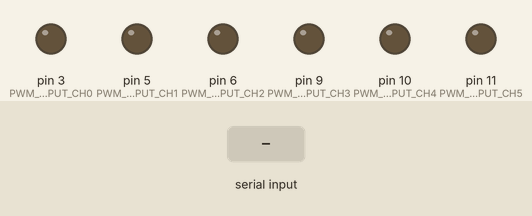
This sketch was run on a simulated Arduino Nano, built with avr-gcc and run on an emulated ATmega328P. On the bench: output pins drawn as LEDs (lit = HIGH). The inputs (shaded band) are chosen by the test bench. EEPROM starts erased.

Above: at 0.1 s.
At 1.6 s:
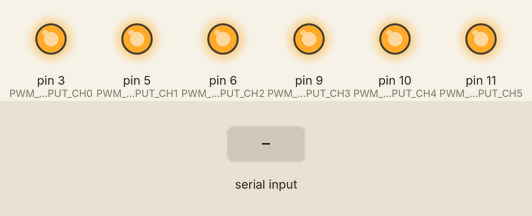
1.7 s: "5\n" received over Serial
At 2.2 s:
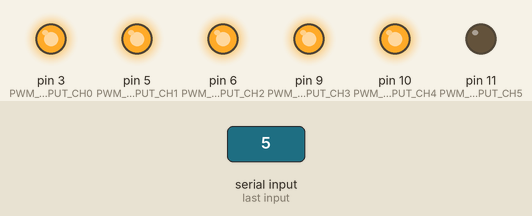
Timing chart, 0 to 4.7 s (numbered marks = the images above; inputs shaded):
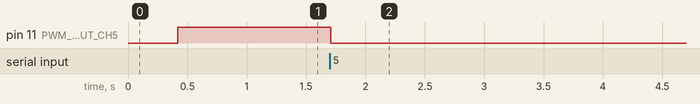

The sketch:

Serial_PWM_Driver_with_OLED.ino
```cpp
/*
 * Serial PWM driver
 * version 1.5
 *
 * Device:
 *     Arduino Nano
 * Number of output channels:
 *     6 (8bit pwm outputs)
 *
 * Required input line over serial communication:
 * "<channel_num> <value>"
 * Where:
 *     <channel_num> is an integer in range [0..5]
 *     <value> is an integer for pwm value
 *
 * Input value can be a 8bit pwm value or 12bit pwmvalue.
 * Note: For handle 12bit pwm inputs define the following macro:
 *       USE_12BIT_INPUT_VALUES
 *
 *
 * Optional feature:
 *  -  Display:
 *     Can handle simple oled display for show current values over I2C or SoftSPI
 *     For this feature define one of following macros:
 *           USE_OLED_DISPLAY_I2C or
 *           USE_OLED_DISPLAY_SPI
 *     Note: In case of using SPI display, need to define proper values for the following macros:
 *           OLED_DC, OLED_CS, OLED_D0, OLED_D1, OLED_RST
 *           In case of using I2C display, need to define proper value
 *           for "I2C_ADDRESS_OF_DISPLAY" macro.
 *
 *  -  Further channels:
 *     Can handle more channel than 6 (what is the physical limitation by number of arduino's pwm channels)
 *     If this feature is in use, then it forwards the received commands for a "slave instance" when
 *     the channel id (of the received command) is over the range of "own channels".
 *     A second, SoftwareSerial bus is used for forwarding of command to the slace instance of Serial PWM driver
 *     For this feature define the following macro:
 *           HANDLE_FURTHER_CHANNELS
 *
 *
 * Created by: Andras Boor
 * 2017.01.
 */
#define VERSION  "v1.5"


/*
 *  Macro definitions for optional features
 */
//#define USE_OLED_DISPLAY_I2C

#define USE_12BIT_INPUT_VALUES

#define HANDLE_FURTHER_CHANNELS

#include <EEPROM.h>


//===============================================================================================


/*
 *  Oprional feature: Handle further channels (pass command for an other instance)
 */
#ifdef HANDLE_FURTHER_CHANNELS

  #include <SoftwareSerial.h>

  // Define witch pins will be used for softSerial output bus for pass commands of further channels (channelId >= 6)
  #define SOFTSERIAL_TX              2
  #define SOFTSERIAL_RX              4

  SoftwareSerial serialOutput(SOFTSERIAL_RX, SOFTSERIAL_TX); // RX, TX

  /*
   *  Serial input bus for receive commands
   */
  #define SERIAL_OUTPUT_BAUNDRATE 9600

#endif


/*
 *  Serial input bus for receive commands
 */
#define SERIAL_INPUT_BAUNDRATE    9600


/*
 *  Oprional feature: Handle OLED display over I2C or SoftSPI protocols
 */

#if defined(USE_OLED_DISPLAY_I2C) || defined(USE_OLED_DISPLAY_SPI)
  #include "SSD1306Ascii.h"
#endif


#ifdef USE_OLED_DISPLAY_I2C
  #include "SSD1306AsciiAvrI2c.h"

  #define I2C_ADDRESS_OF_DISPLAY  0x3C  // 0X3C+SA0 - 0x3C or 0x3D

  SSD1306AsciiAvrI2c oled;
#endif


#ifdef USE_OLED_DISPLAY_SPI
  #include "SSD1306AsciiSoftSpi.h"

  // pin definitions for using SPI oled display over softSpi
  #define OLED_D0                   18    // A4
  #define OLED_D1                   17    // A3
  #define OLED_RST                  16    // A2
  #define OLED_DC                   15    // A1
  #define OLED_CS                   14    // A0

  SSD1306AsciiSoftSpi oled;
#endif


/*
 *  Definitions for basic functionality
 */

#define outout_channel_of_red        1
#define outout_channel_of_green      0
#define outout_channel_of_blue       2

#define PWM_OUTPUT_CH0               3
#define PWM_OUTPUT_CH1               5
#define PWM_OUTPUT_CH2               6
#define PWM_OUTPUT_CH3               9
#define PWM_OUTPUT_CH4              10
#define PWM_OUTPUT_CH5              11


#define DEFAULT_OUTPUT_VALUE         0  // can set any value in range [0..255] depending on planned useage

#define PWM_CHANNEL_COUNT            6  // based on the physical limitations of Arduino Nano
#define CHANNEL_UNDEFINED           -1
#define PWM_MAX                    255  // max value of 8bit pwm output
#define DISPLAY_STEP                25  // 1/10 * PWM_MAX
#define QUOTIENT_BETWEEN_8_AND_12_BIT_RESOLUTION         16
#define HALF_OF_QUOTIENT_BETWEEN_8_AND_12_BIT_RESOLUTION  8
#define UPDATE_CHANNEL_INDEPENDENTLY -1

const char pwmChannelMap[PWM_CHANNEL_COUNT] = {
  PWM_OUTPUT_CH0,
  PWM_OUTPUT_CH1,
  PWM_OUTPUT_CH2,
  PWM_OUTPUT_CH3,
  PWM_OUTPUT_CH4,
  PWM_OUTPUT_CH5
};

unsigned char outputs[PWM_CHANNEL_COUNT];     // Array for storing values of pwm channels

String inputBuffer = "";                      // Variable for storing received data


/*
 *  Outputs can be linked to an other channel.
 *  It means the linked new value of a linked channel will be setted on output
 *  only when the other channel (where it is linked) gets a new value.
 *  -1 means that channel is not linked anywhere.
 */
char outputBindings[PWM_CHANNEL_COUNT] = {
	UPDATE_CHANNEL_INDEPENDENTLY,
	UPDATE_CHANNEL_INDEPENDENTLY,
	UPDATE_CHANNEL_INDEPENDENTLY,
	UPDATE_CHANNEL_INDEPENDENTLY,
	UPDATE_CHANNEL_INDEPENDENTLY,
	UPDATE_CHANNEL_INDEPENDENTLY
};

void linkChannel(unsigned char what, unsigned char where){
	if( (what >= PWM_CHANNEL_COUNT) || (where >= PWM_CHANNEL_COUNT) || (what == where)){
		// We can link only the "own" channels together.
		// And we can NOT link a channel for himself.
		return;
	}
	outputBindings[what] = where;
}

//=================================================================================

void setup() {

  // sets the pin for PWM outputs
  pinMode(PWM_OUTPUT_CH0, OUTPUT);
  pinMode(PWM_OUTPUT_CH1, OUTPUT);
  pinMode(PWM_OUTPUT_CH2, OUTPUT);
  pinMode(PWM_OUTPUT_CH3, OUTPUT);
  pinMode(PWM_OUTPUT_CH4, OUTPUT);
  pinMode(PWM_OUTPUT_CH5, OUTPUT);

  // Set RGB channels together
  // Set output of ch0 and ch1 only when ch3 is updated.
  linkChannel(0, 2);
  linkChannel(1, 2);


  #ifdef USE_OLED_DISPLAY_I2C
    oled.begin(&Adafruit128x64, I2C_ADDRESS_OF_DISPLAY, true);
  #endif
  #ifdef USE_OLED_DISPLAY_SPI
    oled.begin(&Adafruit128x64, OLED_CS, OLED_DC, OLED_D0, OLED_D1, OLED_RST);
  #endif
  #if defined(USE_OLED_DISPLAY_I2C) || defined(USE_OLED_DISPLAY_SPI)
    oled.setFont(Adafruit5x7);
    oled.clear();
  #endif


  Serial.begin(SERIAL_INPUT_BAUNDRATE);   //Sets the baud for serial data transmission
  delay(300);
  #ifdef HANDLE_FURTHER_CHANNELS
    serialOutput.begin(SERIAL_OUTPUT_BAUNDRATE);
    delay(100);
  #endif

  unsigned char wasValueStored = 0;
  for(char i=0; i<PWM_CHANNEL_COUNT; i++){
    //outputs[i] = DEFAULT_OUTPUT_VALUE;
    unsigned char value = EEPROM.read(i);
    EEPROM.write(i, 0);
    outputs[i] = value;
    if(value != 0){
      wasValueStored = 1;
    }
    analogWrite(pwmChannelMap[i], outputs[i]);
  }

  #if defined(USE_OLED_DISPLAY_I2C) || defined(USE_OLED_DISPLAY_SPI)
    // Show start message on display
    oled.set2X();
    //oled.println("Serial\nPWM Driver\n" + String(VERSION));
    oled.println("Serial\nPWM Driver");
    oled.set1X();
    oled.println(String(VERSION) + "\n");

    #ifdef USE_12BIT_INPUT_VALUES
      oled.println("Input mode: 12 bit");
    #else
      oled.println("Input mode: 8 bit");
    #endif
    #ifdef HANDLE_FURTHER_CHANNELS
      oled.println("Serial out enabled");
    #endif

    /*
    int i=0;
    String bindings = "B:";
    for(i=0; i<PWM_CHANNEL_COUNT; i++){
    	if(outputBindings[i] != UPDATE_CHANNEL_INDEPENDENTLY){
	        bindings += (" " + String(i) + "->" + String(outputBindings[i]) + ",");
        }
    }
    oled.println(bindings);

    /**/

  if(wasValueStored){
    showOutputs();
  }

  #endif

}

//=================================================================================

/*
 * Show the current values of own pwm channels on oled display.
 *
 * Example output:
 *     "ch0:   7 #          "
 *     "ch1: 255 ###########"
 *     "ch2: 127 ######     "
 *     "ch3:   0            "
 *     "ch4:  40 ##         "
 *     "ch5:   0            "
 *
 * Note: this function will be compiled only if
 *       USE_OLED_DISPLAY_I2C macro or USE_OLED_DISPLAY_SPI macro is used.
 *
 */
#if defined(USE_OLED_DISPLAY_I2C) || defined(USE_OLED_DISPLAY_SPI)
void showOutputs(){
  oled.clear();
  for(int ch=0; ch<PWM_CHANNEL_COUNT; ch++){
    byte barLength = (outputs[ch] / DISPLAY_STEP);
    String bar = " ";
    for(byte i=0; i<barLength; i++){
      bar += "#";
    }
    if((outputs[ch] > 0) && (barLength == 0)){
      bar += "#";
    }
    oled.println("ch" + String(ch) + ": " + (outputs[ch]<100?" ":"") + (outputs[ch]<10?" ":"") + outputs[ch] + bar);
  }
}
#endif


/*
 * Calculate the appropriate output value
 * In case of "12bit mode", it calculatates the appropriate value for 8bit wide outputs.
 */
int calculateOutputValue(int input){
  int output;

  #ifdef USE_12BIT_INPUT_VALUES
    output = ((input + HALF_OF_QUOTIENT_BETWEEN_8_AND_12_BIT_RESOLUTION) / QUOTIENT_BETWEEN_8_AND_12_BIT_RESOLUTION);
  #else
    output = input;
  #endif

  // Keep output value in valide range [0..PWM_MAX]
  if(output > PWM_MAX) {
    output = PWM_MAX;
  }else
  if(output < 0) {
    output = 0;
  }

  return output;
}


/*
 * Create line to forward command that wants to set channel for a channel what is out of our range.
 * Calculates new channel id for forwarded command.
 *
 * Example input:
 *     inputChannelId:   8
 *     value:          255
 * Example output:
 *     "2 255"
 *
 * Overall channel 8 means the 2nd channel what is over our range,
 * so the 2nd channel of slave device is the 8th channel in overall.
 *
 * Note: this function will be compiled only if HANDLE_FURTHER_CHANNELS macro is used.
 *
 */
#ifdef HANDLE_FURTHER_CHANNELS
String buildCommandOutput(int inputChannelId, unsigned short value){
  unsigned short shiftedChannelId = inputChannelId - PWM_CHANNEL_COUNT;
  return (String(shiftedChannelId) + " " + String(value));
}
#endif


/*
 * Process input command (what received over serial port)
 * Sample inputs:
 *     - in  8bit mode: "2 255" -> 100% duty cycle of pwm output on channel 2
 *     - in 12bit mode: "0 2047" -> 50% duty cycle of pwm output on channel 0
 * This function does:
 *     - Gets the appropriate output value (in case of "12bit mode", it calculatates the appropriate value for 8bit wide outputs)
 *     - If channelId is within range of "own channels" (0..5) than it sets pwm outputs on specified channel.
 *     - If "HANDLE_FURTHER_CHANNELS" function enabled and the given channelId is out of "own channels" range
 *       than it forwards the received command with decreased channel id for the "slave" instance.
 *     - If "using oled display" function is enabled then the current values of own channels will be shown on the display
 *
 */
void processLine(String line){

  //int channel = ((String)(line.charAt(0))).toInt();
  int channel = ((String)(line.substring(0,line.indexOf(' ')))).toInt();
  if((channel < 0)
      #ifndef HANDLE_FURTHER_CHANNELS
        || (channel >= PWM_CHANNEL_COUNT)
      #endif
  ){
    channel = CHANNEL_UNDEFINED;
  }

  if(channel > CHANNEL_UNDEFINED){
    int value = calculateOutputValue(((String)(line.substring(2))).toInt());

    if(channel < PWM_CHANNEL_COUNT){
      outputs[channel] = value;

      // Store current values
      EEPROM.write(channel, value);
      //if(EEPROM.read(ADDR_COLOR_IS_STORED) == COLOR_IS_STORED){}

      if(outputBindings[channel] == UPDATE_CHANNEL_INDEPENDENTLY){

        // Set own pwm output of according to processed channel number and value..
        int i=0;
        for(; i<PWM_CHANNEL_COUNT; i++){
        	if(outputBindings[i] == channel){
        		// channel[i] has been binded to currently updated channel
        		analogWrite(pwmChannelMap[i], outputs[i]);
        	}
        }
        analogWrite(pwmChannelMap[channel], value);

        #if defined(USE_OLED_DISPLAY_I2C) || defined(USE_OLED_DISPLAY_SPI)
          showOutputs();
        #endif

      }else{
      	// Output channel has been binded to an other..

      	// Wanted output value is stored in outputs[] so..
      	// Do nothing now..
      }
    }
    #ifdef HANDLE_FURTHER_CHANNELS
      else{
        // Forward commands of futher channels for the other device over softSerial bus
        serialOutput.print( buildCommandOutput(channel, value) + "\n" );
      }
    #endif

  }

}


void loop(){

  while (Serial.available()) {
    delay(3);  //delay to allow buffer to fill
    if (Serial.available() > 0) {
      char c = Serial.read();  //gets one byte from serial buffer
      if(c != '\n'){
        inputBuffer += c; //build an inputBuffer string from received charachters
      }else{
        processLine(inputBuffer);
        inputBuffer = "";
      }
    }
  }

}
```

Measured:
- after the input at 1.7 s, pin 11 (PWM_OUTPUT_CH5): HIGH → LOW at once
